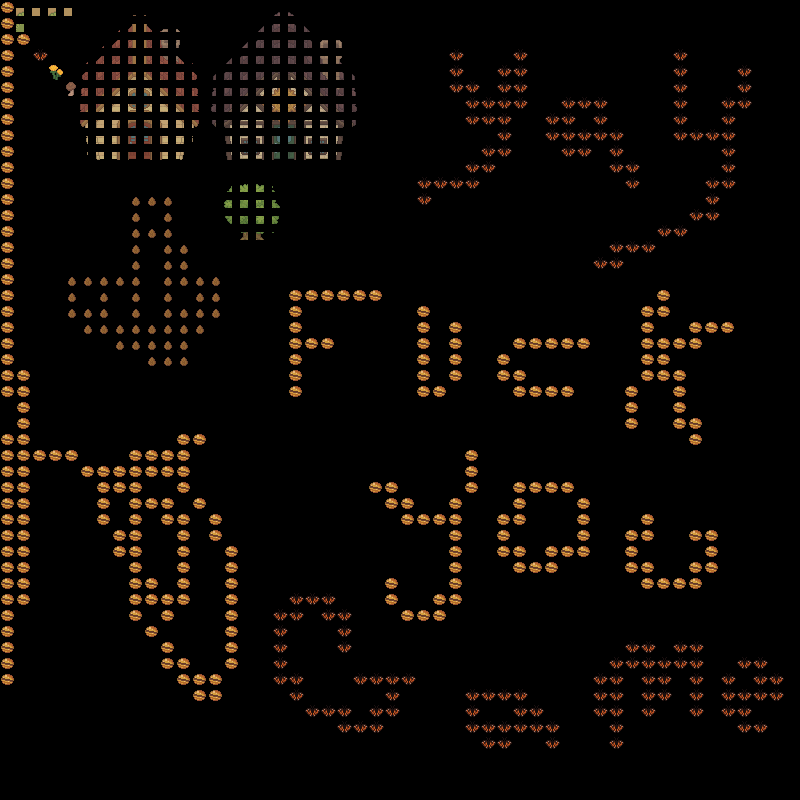

Rendered tile map (Tiled .tmx) drawn with the repository's tilesets; below, a short description and the full map source, tile grids included:
An orthogonal 50x50 tile map with 16x16 px tiles, 1 tile layer (Tile Layer 1), 2 tilesets.

<map version="1.10" tiledversion="1.10.1" orientation="orthogonal" renderorder="right-down" width="50" height="50" tilewidth="16" tileheight="16" infinite="0" nextlayerid="2" nextobjectid="1">
 <tileset firstgid="1" source="nat1.tsx" />
 <tileset firstgid="7" source="ter1.tsx" />
 <layer id="1" name="Tile Layer 1" width="50" height="50">
  <data encoding="csv">
5,8,7,8,7,163,164,165,166,167,168,169,170,171,172,173,174,175,176,177,178,179,180,0,0,0,0,0,0,0,0,0,0,0,0,0,0,0,0,0,0,0,0,0,0,0,0,0,0,0,
5,34,0,0,0,189,190,191,192,193,194,195,196,197,198,199,200,201,202,203,204,205,206,0,0,0,0,0,0,0,0,0,0,0,0,0,0,0,0,0,0,0,0,0,0,0,0,0,0,0,
5,5,0,0,0,215,216,217,218,219,220,221,222,223,224,225,226,227,228,229,230,231,232,0,0,0,0,0,0,0,0,0,0,0,0,0,0,0,0,0,0,0,0,0,0,0,0,0,0,0,
5,0,6,0,0,241,242,243,244,245,246,247,248,249,250,251,252,253,254,255,256,257,258,0,0,0,0,0,6,0,0,0,6,0,0,0,0,0,0,0,0,0,6,0,0,0,0,0,0,0,
5,0,0,3,0,267,268,269,270,271,272,273,274,275,276,277,278,279,280,281,282,283,284,0,0,0,0,0,6,0,0,6,6,0,0,0,0,0,0,0,0,0,6,0,0,0,6,0,0,0,
5,0,0,0,4,293,294,295,296,297,298,299,300,301,302,303,304,305,306,307,308,309,310,0,0,0,0,0,6,6,0,6,6,0,0,0,0,0,0,0,0,0,6,0,0,0,6,0,0,0,
5,0,0,0,0,319,320,321,322,323,324,325,326,327,328,329,330,331,332,333,334,335,336,0,0,0,0,0,0,6,6,6,6,0,0,6,6,6,0,0,0,0,6,0,0,6,6,0,0,0,
5,0,0,0,0,345,346,347,348,349,350,351,352,353,354,355,356,357,358,359,360,361,362,0,0,0,0,0,0,6,6,6,0,0,6,6,0,6,0,0,0,0,6,0,0,6,0,0,0,0,
5,0,0,0,0,371,372,373,374,375,376,377,378,379,380,381,382,383,384,385,386,387,388,0,0,0,0,0,0,0,0,6,0,0,6,6,6,6,6,0,0,0,6,6,6,6,0,0,0,0,
5,0,0,0,0,397,398,399,400,401,402,403,404,405,406,407,408,409,410,411,412,413,414,0,0,0,0,0,0,0,6,6,0,0,0,6,6,0,6,0,0,0,0,0,0,6,0,0,0,0,
5,0,0,0,0,0,0,0,0,0,0,0,0,0,0,0,0,0,0,0,0,0,0,0,0,0,0,0,0,6,6,0,0,0,0,0,0,0,6,6,0,0,0,0,0,6,0,0,0,0,
5,0,0,0,0,0,0,0,0,0,0,0,0,0,181,182,183,184,0,0,0,0,0,0,0,0,6,6,6,6,0,0,0,0,0,0,0,0,0,6,0,0,0,0,6,6,0,0,0,0,
5,0,0,0,0,0,0,0,2,2,2,0,0,0,207,208,209,210,0,0,0,0,0,0,0,0,6,0,0,0,0,0,0,0,0,0,0,0,0,0,0,0,0,0,6,0,0,0,0,0,
5,0,0,0,0,0,0,0,2,0,2,0,0,0,233,234,235,236,0,0,0,0,0,0,0,0,0,0,0,0,0,0,0,0,0,0,0,0,0,0,0,0,0,6,6,0,0,0,0,0,
5,0,0,0,0,0,0,0,2,2,2,0,0,0,259,260,261,262,0,0,0,0,0,0,0,0,0,0,0,0,0,0,0,0,0,0,0,0,0,0,0,6,6,0,0,0,0,0,0,0,
5,0,0,0,0,0,0,0,2,0,2,2,0,0,0,0,0,0,0,0,0,0,0,0,0,0,0,0,0,0,0,0,0,0,0,0,0,0,6,6,6,0,0,0,0,0,0,0,0,0,
5,0,0,0,0,0,0,0,2,0,2,2,0,0,0,0,0,0,0,0,0,0,0,0,0,0,0,0,0,0,0,0,0,0,0,0,0,6,6,0,0,0,0,0,0,0,0,0,0,0,
5,0,0,0,2,2,2,2,2,0,2,2,2,2,0,0,0,0,0,0,0,0,0,0,0,0,0,0,0,0,0,0,0,0,0,0,0,0,0,0,0,0,0,0,0,0,0,0,0,0,
5,0,0,0,2,0,2,0,2,0,2,0,2,2,0,0,0,0,5,5,5,5,5,5,0,0,0,0,0,0,0,0,0,0,0,0,0,0,0,0,0,5,0,0,0,0,0,0,0,0,
5,0,0,0,2,2,2,0,2,0,2,2,2,2,0,0,0,0,5,0,0,0,0,0,0,0,5,0,0,0,0,0,0,0,0,0,0,0,0,0,5,5,0,0,0,0,0,0,0,0,
5,0,0,0,0,2,2,2,2,2,2,2,2,0,0,0,0,0,5,0,0,0,0,0,0,0,5,0,5,0,0,0,0,0,0,0,0,0,0,0,5,0,0,5,5,5,0,0,0,0,
5,0,0,0,0,0,0,2,2,2,2,2,0,0,0,0,0,0,5,5,5,0,0,0,0,0,5,0,5,0,0,0,5,5,5,5,5,0,0,0,5,5,5,5,0,0,0,0,0,0,
5,0,0,0,0,0,0,0,0,2,2,2,0,0,0,0,0,0,5,0,0,0,0,0,0,0,5,0,5,0,0,5,0,0,0,0,0,0,0,0,5,5,0,0,0,0,0,0,0,0,
5,5,0,0,0,0,0,0,0,0,0,0,0,0,0,0,0,0,5,0,0,0,0,0,0,0,5,0,5,0,0,5,5,0,0,0,0,0,0,0,5,5,5,0,0,0,0,0,0,0,
5,5,0,0,0,0,0,0,0,0,0,0,0,0,0,0,0,0,5,0,0,0,0,0,0,0,5,5,0,0,0,0,5,5,5,5,0,0,0,5,0,0,5,0,0,0,0,0,0,0,
0,5,0,0,0,0,0,0,0,0,0,0,0,0,0,0,0,0,0,0,0,0,0,0,0,0,0,0,0,0,0,0,0,0,0,0,0,0,0,5,0,0,5,0,0,0,0,0,0,0,
0,5,0,0,0,0,0,0,0,0,0,0,0,0,0,0,0,0,0,0,0,0,0,0,0,0,0,0,0,0,0,0,0,0,0,0,0,0,0,5,0,0,5,5,0,0,0,0,0,0,
5,5,0,0,0,0,0,0,0,0,0,5,5,0,0,0,0,0,0,0,0,0,0,0,0,0,0,0,0,0,0,0,0,0,0,0,0,0,0,0,0,0,0,5,0,0,0,0,0,0,
5,5,5,5,5,0,0,0,5,5,5,5,0,0,0,0,0,0,0,0,0,0,0,0,0,0,0,0,0,5,0,0,0,0,0,0,0,0,0,0,0,0,0,0,0,0,0,0,0,0,
5,5,0,0,0,5,5,5,5,5,5,5,0,0,0,0,0,0,0,0,0,0,0,0,0,0,0,0,0,5,0,0,0,0,0,0,0,0,0,0,0,0,0,0,0,0,0,0,0,0,
5,5,0,0,0,0,5,5,5,0,0,5,0,0,0,0,0,0,0,0,0,0,0,5,5,0,0,0,0,5,0,0,5,5,5,5,0,0,0,0,0,0,0,0,0,0,0,0,0,0,
5,5,0,0,0,0,5,0,5,5,5,0,5,0,0,0,0,0,0,0,0,0,0,0,5,5,0,0,5,0,0,0,5,0,0,0,5,0,0,0,0,0,0,0,0,0,0,0,0,0,
5,5,0,0,0,0,5,0,5,0,5,5,0,5,0,0,0,0,0,0,0,0,0,0,0,5,5,5,5,0,0,5,5,0,0,0,5,0,0,0,5,0,0,0,0,0,0,0,0,0,
5,5,0,0,0,0,0,5,5,0,0,5,0,5,0,0,0,0,0,0,0,0,0,0,0,0,0,0,5,0,0,5,0,0,0,0,5,0,0,5,5,0,0,5,5,0,0,0,0,0,
5,5,0,0,0,0,0,5,5,0,0,5,0,0,5,0,0,0,0,0,0,0,0,0,0,0,0,0,5,0,0,5,5,0,5,5,5,0,0,5,0,0,0,0,5,0,0,0,0,0,
5,5,0,0,0,0,0,0,5,0,0,5,0,0,5,0,0,0,0,0,0,0,0,0,0,0,0,0,5,0,0,0,5,5,5,0,0,0,0,5,5,0,0,5,5,0,0,0,0,0,
5,5,0,0,0,0,0,0,5,5,0,5,0,0,5,0,0,0,0,0,0,0,0,0,5,0,0,0,5,0,0,0,0,0,0,0,0,0,0,0,5,5,5,5,0,0,0,0,0,0,
5,5,0,0,0,0,0,0,5,5,5,5,0,0,5,0,0,0,6,6,6,0,0,0,5,0,0,5,5,0,0,0,0,0,0,0,0,0,0,0,0,0,0,0,0,0,0,0,0,0,
5,0,0,0,0,0,0,0,5,0,5,0,0,0,5,0,0,6,6,0,6,6,0,0,0,5,5,5,0,0,0,0,0,0,0,0,0,0,0,0,0,0,0,0,0,0,0,0,0,0,
5,0,0,0,0,0,0,0,0,5,0,0,0,0,5,0,0,6,0,0,0,6,0,0,0,0,0,0,0,0,0,0,0,0,0,0,0,0,0,0,0,0,0,0,0,0,0,0,0,0,
5,0,0,0,0,0,0,0,0,0,5,0,0,0,5,0,0,6,0,0,0,6,0,0,0,0,0,0,0,0,0,0,0,0,0,0,0,0,0,6,6,0,6,6,0,0,0,0,0,0,
5,0,0,0,0,0,0,0,0,0,5,5,0,0,5,0,0,6,0,0,0,0,0,0,0,0,0,0,0,0,0,0,0,0,0,0,0,0,6,6,6,6,6,6,0,0,6,6,0,0,
5,0,0,0,0,0,0,0,0,0,0,5,5,5,0,0,0,6,6,0,0,0,6,6,6,6,0,0,0,0,0,0,0,0,0,0,0,6,6,0,6,6,0,6,0,6,0,6,6,0,
0,0,0,0,0,0,0,0,0,0,0,0,5,5,0,0,0,0,6,0,0,0,0,0,6,0,0,0,0,6,6,6,6,0,0,0,0,6,6,0,6,6,0,6,0,6,6,6,6,0,
0,0,0,0,0,0,0,0,0,0,0,0,0,0,0,0,0,0,0,6,6,6,0,6,6,0,0,0,0,6,0,0,6,6,0,0,0,6,6,0,6,0,0,6,0,6,6,0,0,0,
0,0,0,0,0,0,0,0,0,0,0,0,0,0,0,0,0,0,0,0,0,6,6,6,0,0,0,0,0,6,6,6,6,6,6,0,0,0,6,0,0,0,0,0,0,0,6,6,0,0,
0,0,0,0,0,0,0,0,0,0,0,0,0,0,0,0,0,0,0,0,0,0,0,0,0,0,0,0,0,0,6,6,0,0,6,0,0,0,6,0,0,0,0,0,0,0,0,0,0,0,
0,0,0,0,0,0,0,0,0,0,0,0,0,0,0,0,0,0,0,0,0,0,0,0,0,0,0,0,0,0,0,0,0,0,0,0,0,0,0,0,0,0,0,0,0,0,0,0,0,0,
0,0,0,0,0,0,0,0,0,0,0,0,0,0,0,0,0,0,0,0,0,0,0,0,0,0,0,0,0,0,0,0,0,0,0,0,0,0,0,0,0,0,0,0,0,0,0,0,0,0,
0,0,0,0,0,0,0,0,0,0,0,0,0,0,0,0,0,0,0,0,0,0,0,0,0,0,0,0,0,0,0,0,0,0,0,0,0,0,0,0,0,0,0,0,0,0,0,0,0,0
</data>
 </layer>
</map>
